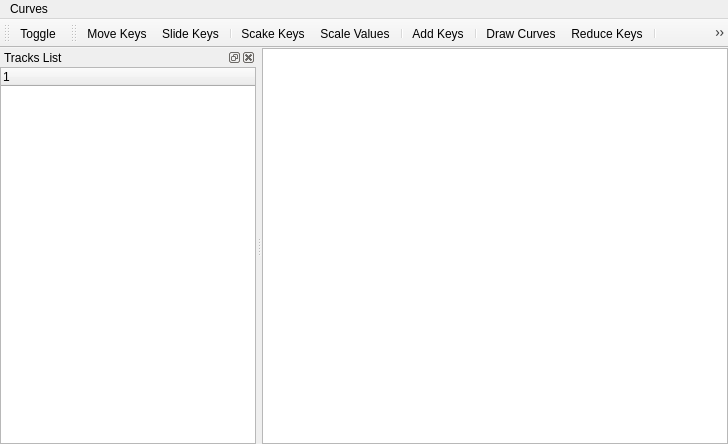
<ui version="4.0" >
 <class>GfxTrackEditClass</class>
 <widget class="QMainWindow" name="GfxTrackEditClass" >
  <property name="geometry" >
   <rect>
    <x>0</x>
    <y>0</y>
    <width>728</width>
    <height>444</height>
   </rect>
  </property>
  <property name="windowTitle" >
   <string>Gfx Track Edit</string>
  </property>
  <widget class="QWidget" name="centralWidget" >
   <layout class="QHBoxLayout" name="horizontalLayout" >
    <property name="spacing" >
     <number>0</number>
    </property>
    <property name="margin" >
     <number>0</number>
    </property>
    <item>
     <widget class="QGraphicsView" name="graphicsView" />
    </item>
   </layout>
  </widget>
  <widget class="QMenuBar" name="menuBar" >
   <property name="geometry" >
    <rect>
     <x>0</x>
     <y>0</y>
     <width>728</width>
     <height>21</height>
    </rect>
   </property>
   <widget class="QMenu" name="menuCurves" >
    <property name="title" >
     <string>Curves</string>
    </property>
   </widget>
   <addaction name="menuCurves" />
  </widget>
  <widget class="QToolBar" name="toolBar" >
   <property name="windowTitle" >
    <string>Toogle Bar</string>
   </property>
   <attribute name="toolBarArea" >
    <enum>TopToolBarArea</enum>
   </attribute>
   <attribute name="toolBarBreak" >
    <bool>false</bool>
   </attribute>
   <addaction name="actionToggle" />
  </widget>
  <widget class="QToolBar" name="mainToolBar" >
   <property name="windowTitle" >
    <string>Main Toolbar</string>
   </property>
   <attribute name="toolBarArea" >
    <enum>TopToolBarArea</enum>
   </attribute>
   <attribute name="toolBarBreak" >
    <bool>false</bool>
   </attribute>
   <addaction name="actionMoveKeys" />
   <addaction name="actionSlideKeys" />
   <addaction name="separator" />
   <addaction name="actionScakeKeys" />
   <addaction name="actionScaleValues" />
   <addaction name="separator" />
   <addaction name="actionAddKeys" />
   <addaction name="separator" />
   <addaction name="actionDrawCurves" />
   <addaction name="actionReduceKeys" />
   <addaction name="separator" />
   <addaction name="actionTangentsStep" />
   <addaction name="actionTangentsLinear" />
   <addaction name="actionTangentsCurve" />
   <addaction name="separator" />
   <addaction name="actionShowStats" />
   <addaction name="separator" />
   <addaction name="actionPan" />
   <addaction name="actionHorizontalExtends" />
   <addaction name="actionVerticalExtends" />
   <addaction name="actionZoom" />
   <addaction name="actionZoomRigion" />
  </widget>
  <widget class="QDockWidget" name="dockWidget" >
   <property name="windowTitle" >
    <string>Tracks List</string>
   </property>
   <attribute name="dockWidgetArea" >
    <number>1</number>
   </attribute>
   <widget class="QWidget" name="dockWidgetContents" >
    <layout class="QHBoxLayout" name="horizontalLayout_2" >
     <property name="spacing" >
      <number>0</number>
     </property>
     <property name="margin" >
      <number>0</number>
     </property>
     <item>
      <widget class="QTreeWidget" name="treeWidget" >
       <property name="sizePolicy" >
        <sizepolicy vsizetype="Expanding" hsizetype="Expanding" >
         <horstretch>0</horstretch>
         <verstretch>0</verstretch>
        </sizepolicy>
       </property>
       <property name="minimumSize" >
        <size>
         <width>200</width>
         <height>0</height>
        </size>
       </property>
       <column>
        <property name="text" >
         <string>1</string>
        </property>
       </column>
      </widget>
     </item>
    </layout>
   </widget>
  </widget>
  <action name="actionToggle" >
   <property name="icon" >
    <iconset>
     <normaloff>://track/toggle_track.png</normaloff>://track/toggle_track.png</iconset>
   </property>
   <property name="text" >
    <string>Toggle</string>
   </property>
  </action>
  <action name="actionMoveKeys" >
   <property name="icon" >
    <iconset>
     <normaloff>://track/key_move.png</normaloff>://track/key_move.png</iconset>
   </property>
   <property name="text" >
    <string>Move Keys</string>
   </property>
  </action>
  <action name="actionSlideKeys" >
   <property name="icon" >
    <iconset>
     <normaloff>://track/key_slide.png</normaloff>://track/key_slide.png</iconset>
   </property>
   <property name="text" >
    <string>Slide Keys</string>
   </property>
  </action>
  <action name="actionScakeKeys" >
   <property name="icon" >
    <iconset>
     <normaloff>://track/key_scale.png</normaloff>://track/key_scale.png</iconset>
   </property>
   <property name="text" >
    <string>Scake Keys</string>
   </property>
  </action>
  <action name="actionScaleValues" >
   <property name="icon" >
    <iconset>
     <normaloff>://track/key_value_scale.png</normaloff>://track/key_value_scale.png</iconset>
   </property>
   <property name="text" >
    <string>Scale Values</string>
   </property>
  </action>
  <action name="actionAddKeys" >
   <property name="icon" >
    <iconset>
     <normaloff>://track/key_add.png</normaloff>://track/key_add.png</iconset>
   </property>
   <property name="text" >
    <string>Add Keys</string>
   </property>
  </action>
  <action name="actionDrawCurves" >
   <property name="icon" >
    <iconset>
     <normaloff>://track/draw_curve.png</normaloff>://track/draw_curve.png</iconset>
   </property>
   <property name="text" >
    <string>Draw Curves</string>
   </property>
  </action>
  <action name="actionReduceKeys" >
   <property name="icon" >
    <iconset>
     <normaloff>://track/key_reduce.png</normaloff>://track/key_reduce.png</iconset>
   </property>
   <property name="text" >
    <string>Reduce Keys</string>
   </property>
  </action>
  <action name="actionTangentsStep" >
   <property name="icon" >
    <iconset>
     <normaloff>://track/t_step.png</normaloff>://track/t_step.png</iconset>
   </property>
   <property name="text" >
    <string>Set Tangents to Step</string>
   </property>
  </action>
  <action name="actionTangentsLinear" >
   <property name="icon" >
    <iconset>
     <normaloff>://track/t_linear.png</normaloff>://track/t_linear.png</iconset>
   </property>
   <property name="text" >
    <string>Set Tangents to Linear</string>
   </property>
  </action>
  <action name="actionTangentsCurve" >
   <property name="icon" >
    <iconset>
     <normaloff>://track/t_curve.png</normaloff>://track/t_curve.png</iconset>
   </property>
   <property name="text" >
    <string>Set Tangents to Curve</string>
   </property>
  </action>
  <action name="actionShowStats" >
   <property name="icon" >
    <iconset>
     <normaloff>://track/show_key_stat.png</normaloff>://track/show_key_stat.png</iconset>
   </property>
   <property name="text" >
    <string>Show Selected Key Stats</string>
   </property>
  </action>
  <action name="actionPan" >
   <property name="icon" >
    <iconset>
     <normaloff>://track/pan.png</normaloff>://track/pan.png</iconset>
   </property>
   <property name="text" >
    <string>Pan</string>
   </property>
  </action>
  <action name="actionHorizontalExtends" >
   <property name="icon" >
    <iconset>
     <normaloff>://track/zoom_hor_extends.png</normaloff>://track/zoom_hor_extends.png</iconset>
   </property>
   <property name="text" >
    <string>Zoom Horizontal Extends</string>
   </property>
  </action>
  <action name="actionVerticalExtends" >
   <property name="icon" >
    <iconset>
     <normaloff>://track/zoom_ver_extends.png</normaloff>://track/zoom_ver_extends.png</iconset>
   </property>
   <property name="text" >
    <string>Zoom Value Extends</string>
   </property>
  </action>
  <action name="actionZoom" >
   <property name="icon" >
    <iconset>
     <normaloff>://track/zoom.png</normaloff>://track/zoom.png</iconset>
   </property>
   <property name="text" >
    <string>Zoom</string>
   </property>
  </action>
  <action name="actionZoomRigion" >
   <property name="icon" >
    <iconset>
     <normaloff>://track/zoom_region.png</normaloff>://track/zoom_region.png</iconset>
   </property>
   <property name="text" >
    <string>Zoom Rigion</string>
   </property>
  </action>
 </widget>
 <layoutdefault spacing="6" margin="11" />
 <resources>
  <include location="resources/editor.qrc" />
 </resources>
 <connections/>
</ui>
